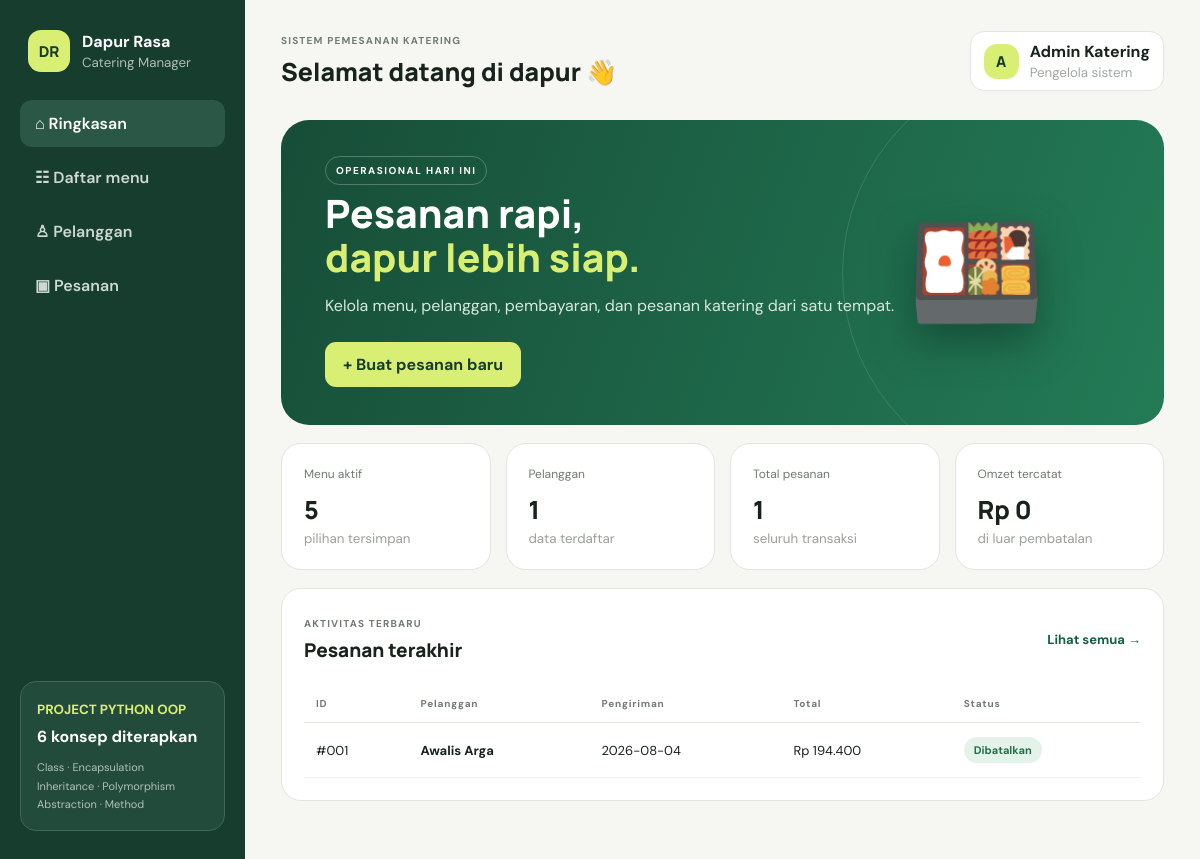
The page / on the database its author committed.
### tables this page shows
CREATE TABLE orders (
          id INTEGER PRIMARY KEY AUTOINCREMENT, customer_id INTEGER NOT NULL,
          delivery_date TEXT NOT NULL, payment_method TEXT NOT NULL, notes TEXT,
          subtotal INTEGER NOT NULL, discount INTEGER NOT NULL, total INTEGER NOT NULL,
          status TEXT NOT NULL DEFAULT 'Baru', created_at TEXT NOT NULL,
          FOREIGN KEY(customer_id) REFERENCES customers(id)
        );

CREATE TABLE customers (
          id INTEGER PRIMARY KEY AUTOINCREMENT, name TEXT NOT NULL, phone TEXT NOT NULL,
          address TEXT NOT NULL, customer_type TEXT NOT NULL CHECK(customer_type IN ('regular','promo'))
        );

### app.py (the view)
@app.route("/")
def dashboard():
    return render_template("dashboard.html", stats=repository.dashboard(), orders=repository.all_orders()[:5])

### database.py (called while the page is built)
    def connect(self):
        connection = sqlite3.connect(self.__path)
        connection.row_factory = sqlite3.Row
        connection.execute("PRAGMA foreign_keys = ON")
        return connection

    def all_orders(self):
        with self.db.connect() as conn:
            return conn.execute("""SELECT o.*, c.name customer_name FROM orders o
              JOIN customers c ON c.id=o.customer_id ORDER BY o.id DESC""").fetchall()

    def dashboard(self):
        with self.db.connect() as conn:
            return conn.execute("""SELECT (SELECT COUNT(*) FROM menus) menus,
              (SELECT COUNT(*) FROM customers) customers,
              (SELECT COUNT(*) FROM orders) orders,
              COALESCE((SELECT SUM(total) FROM orders WHERE status!='Dibatalkan'),0) revenue""").fetchone()

### templates/dashboard.html
{% extends 'base.html' %}{% block heading %}Selamat datang di dapur 👋{% endblock %}{% block content %}
<section class="hero"><div><span class="pill">OPERASIONAL HARI INI</span><h2>Pesanan rapi,<br><em>dapur lebih siap.</em></h2><p>Kelola menu, pelanggan, pembayaran, dan pesanan katering dari satu tempat.</p><a class="button light" href="{{url_for('orders')}}">+ Buat pesanan baru</a></div><div class="plate">🍱</div></section>
<section class="stats"><article><span>Menu aktif</span><b>{{stats.menus}}</b><small>pilihan tersimpan</small></article><article><span>Pelanggan</span><b>{{stats.customers}}</b><small>data terdaftar</small></article><article><span>Total pesanan</span><b>{{stats.orders}}</b><small>seluruh transaksi</small></article><article><span>Omzet tercatat</span><b>Rp {{'{:,.0f}'.format(stats.revenue).replace(',','.')}}</b><small>di luar pembatalan</small></article></section>
<section class="card"><div class="card-head"><div><small>AKTIVITAS TERBARU</small><h3>Pesanan terakhir</h3></div><a href="{{url_for('orders')}}">Lihat semua →</a></div>
<table><thead><tr><th>ID</th><th>Pelanggan</th><th>Pengiriman</th><th>Total</th><th>Status</th></tr></thead><tbody>{% for o in orders %}<tr><td>#{{'%03d'|format(o.id)}}</td><td><b>{{o.customer_name}}</b></td><td>{{o.delivery_date}}</td><td>Rp {{'{:,.0f}'.format(o.total).replace(',','.')}}</td><td><span class="status">{{o.status}}</span></td></tr>{% else %}<tr><td colspan="5" class="empty">Belum ada pesanan.</td></tr>{% endfor %}</tbody></table></section>{% endblock %}

### static/style.css (style rules this page uses)
:root { --ink:#18231d;--muted:#6f7b73;--green:#155d42;--cream:#f4f1e9;--lime:#d8ef73;--white:#fff;--line:#e4e5df;--danger:#b8453b }
* { box-sizing:border-box }
body { margin:0;background:#f6f7f3;color:var(--ink);font-family:'DM Sans',sans-serif }
header>div>small,.card small,.form-card>small { letter-spacing:.12em;color:var(--muted);font-size:10px;font-weight:700 }
.hero { min-height:270px;border-radius:28px;background:linear-gradient(110deg,#174d38,#237b56);color:#fff;padding:38px 44px;display:flex;align-items:center;justify-content:space-between;overflow:hidden;position:relative }
.hero:after { content:'';position:absolute;width:420px;height:420px;border-radius:50%;border:1px solid #ffffff20;right:-100px }
.hero h2 { font:800 39px/1.12 Manrope;margin:13px 0 }
.hero em { color:var(--lime);font-style:normal }
.hero p { color:#d6e8df;margin-bottom:26px }
.pill { font-size:10px;font-weight:700;letter-spacing:.15em;border:1px solid #ffffff40;border-radius:99px;padding:7px 10px }
.plate { font-size:110px;filter:drop-shadow(0 18px 20px #092d2180);z-index:1;margin-right:75px }
.button,button { border:0;background:var(--green);color:#fff;padding:12px 18px;border-radius:11px;font-weight:700;cursor:pointer }
.button { text-decoration:none;display:inline-block }
.button.light { background:var(--lime);color:#173d2f }
.stats { display:grid;grid-template-columns:repeat(4,1fr);gap:15px;margin:18px 0 }
.stats article,.card { background:var(--white);border:1px solid var(--line);border-radius:20px;padding:22px }
.stats article { display:flex;flex-direction:column }
.stats span { color:var(--muted);font-size:12px }
.stats b { font:800 25px Manrope;margin:10px 0 3px }
.stats small { color:#98a098 }
.card-head { display:flex;align-items:center;justify-content:space-between;margin-bottom:17px }
.card h3 { font:800 19px Manrope;margin:5px 0 }
.card-head a { color:var(--green);text-decoration:none;font-weight:700;font-size:13px }
table { width:100%;border-collapse:collapse }
th { text-align:left;color:var(--muted);font-size:10px;letter-spacing:.08em;padding:12px;border-bottom:1px solid var(--line) }
td { padding:14px 12px;border-bottom:1px solid #eff0ec;font-size:13px }
.status { display:inline-block;background:#e5f2e9;color:#227047;padding:6px 10px;border-radius:99px;font-size:11px;font-weight:700 }

### rows shown on the page
orders: id "001", customer_name "Awalis Arga", delivery_date "2026-08-04", total "194.400", status "Dibatalkan"

### other values the page prints
{{ stats.menus }} "5"
{{ stats.customers }} "1"
{{ stats.orders }} "1"
{{ '{:,.0f}'.format(stats.revenue).replace(',','.') }} "0"
